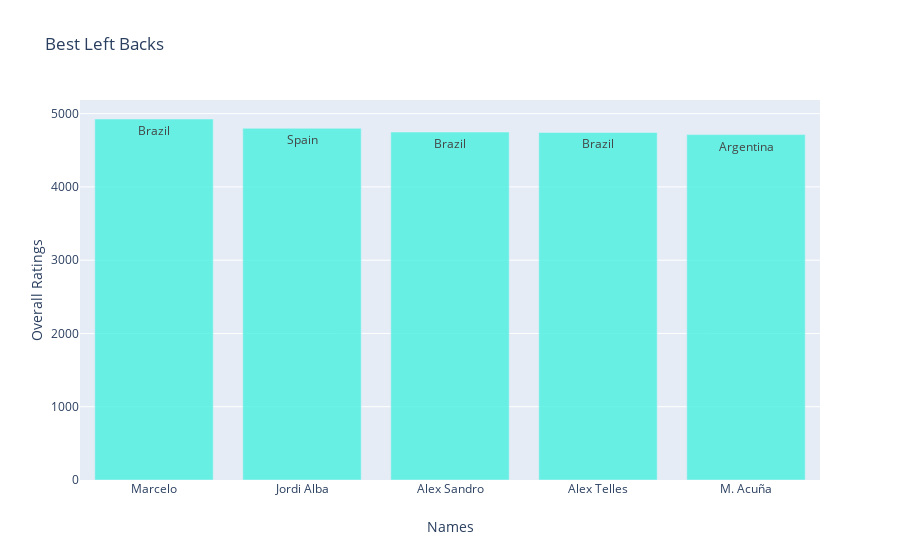

Notebook source saved alongside this figure:
### Code cell
trace_lfb=go.Bar(
            x=lfb1.Name,
            y=lfb1.FullBacks,
            name="Fullbacks",
            marker=dict(color="rgba(72,240,224,0.8)"),
            text=lfb1.Nationality)
data_lfb=[trace_lfb]
layout_lfb=dict(title="Best Left Backs"
            ,xaxis=dict(title="Names",ticklen=5,zeroline=False),
            yaxis=dict(title="Overall Ratings",ticklen=5,zeroline=False))
fig_lfb=go.Figure(data=data_lfb, layout=layout_lfb)
iplot(fig_lfb)

### Figure 1 — Plotly figure (JSON) as saved in the notebook; plotly's stock layout.template omitted (floating-point values rounded to 4 significant figures)
{"data": [{"marker": {"color": "rgba(72,240,224,0.8)"}, "name": "Fullbacks", "text": ["Brazil", "Spain", "Brazil", "Brazil", "Argentina"], "type": "bar", "x": ["Marcelo", "Jordi Alba", "Alex Sandro", "Alex Telles", "M. Acuña"], "y": [4927, 4800, 4749, 4743, 4714]}], "layout": {"title": {"text": "Best Left Backs"}, "xaxis": {"ticklen": 5, "title": {"text": "Names"}, "zeroline": false}, "yaxis": {"ticklen": 5, "title": {"text": "Overall Ratings"}, "zeroline": false}}}
